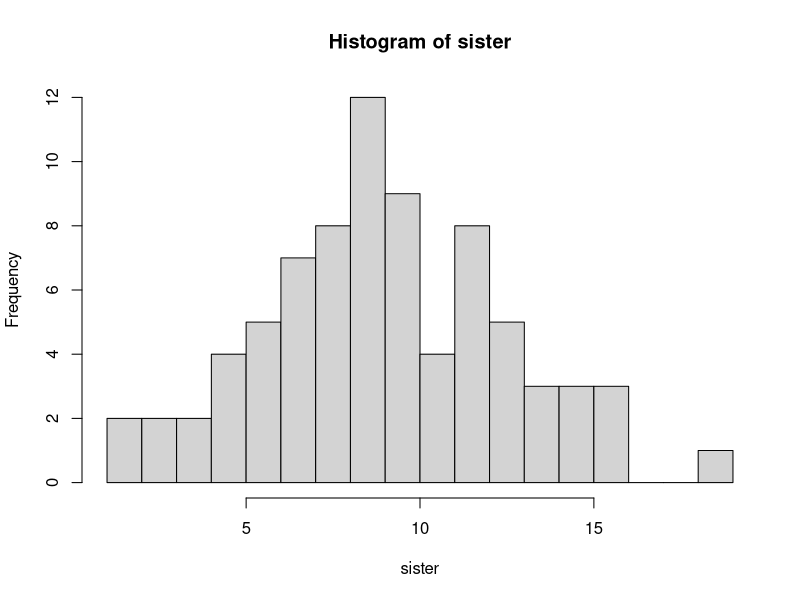
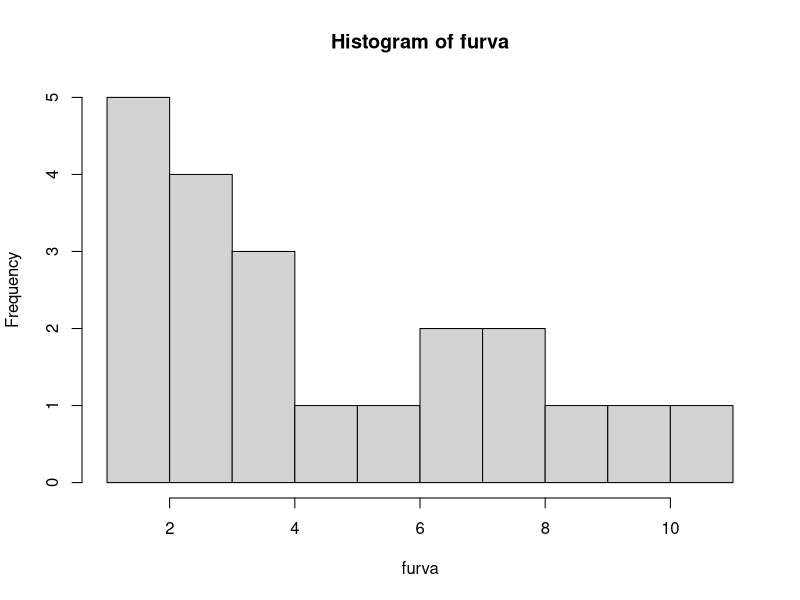
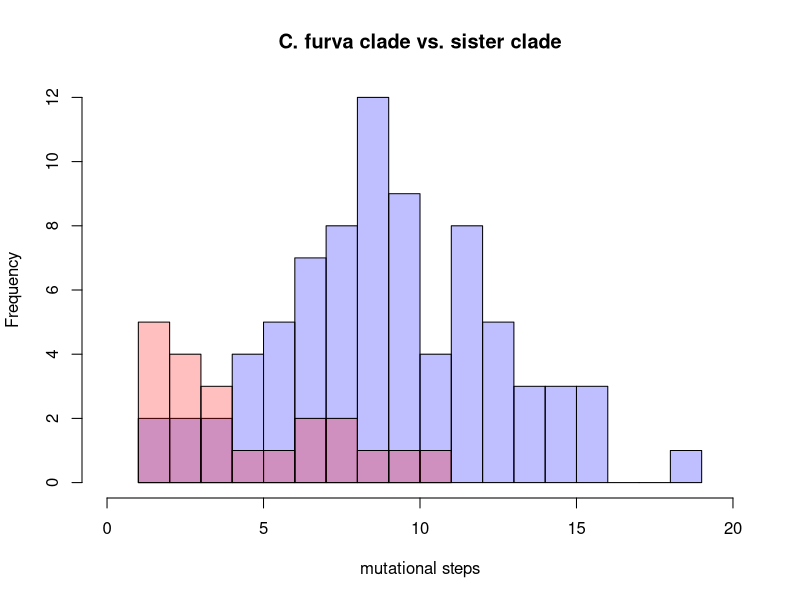
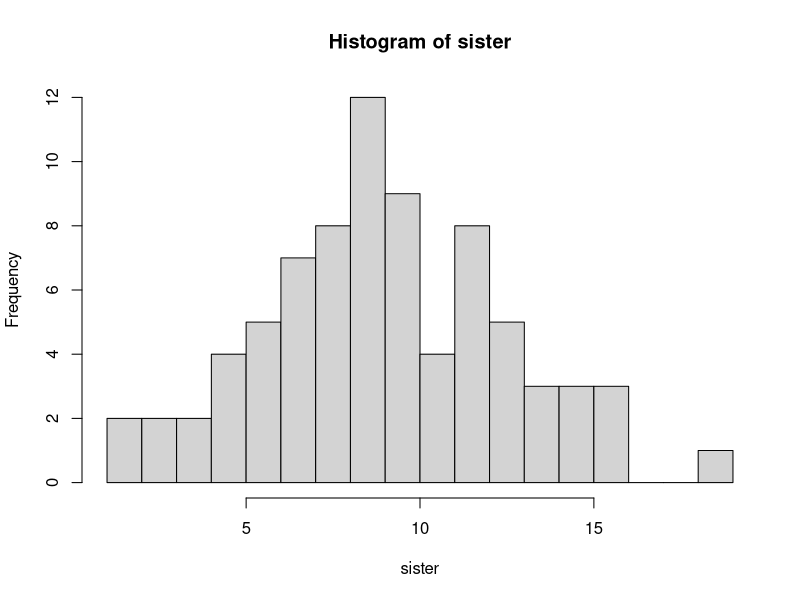
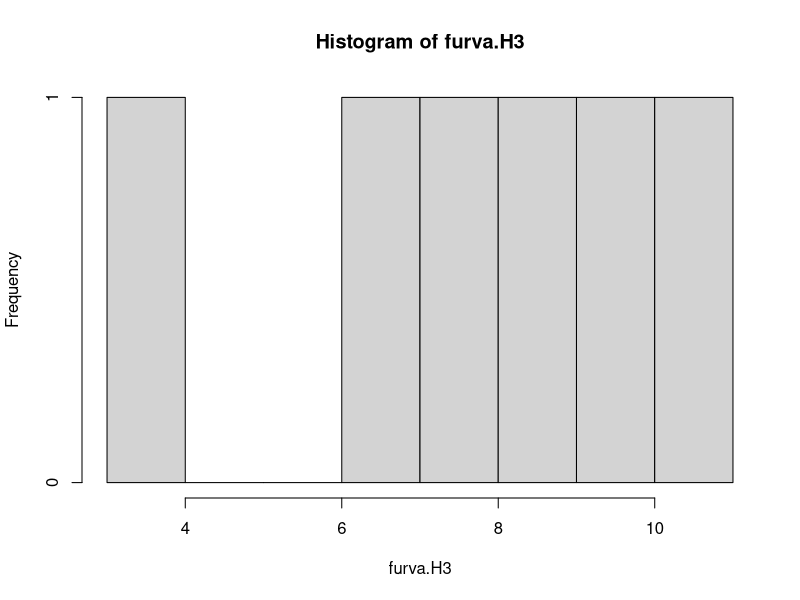
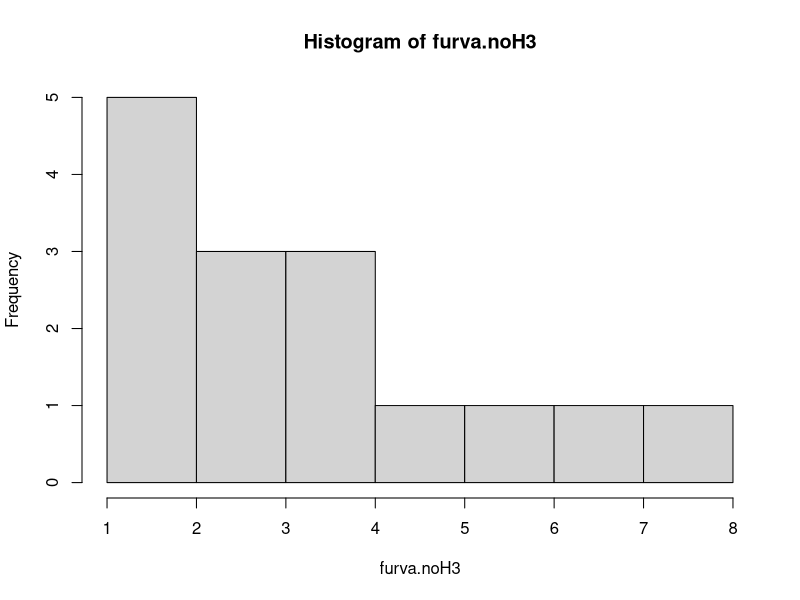
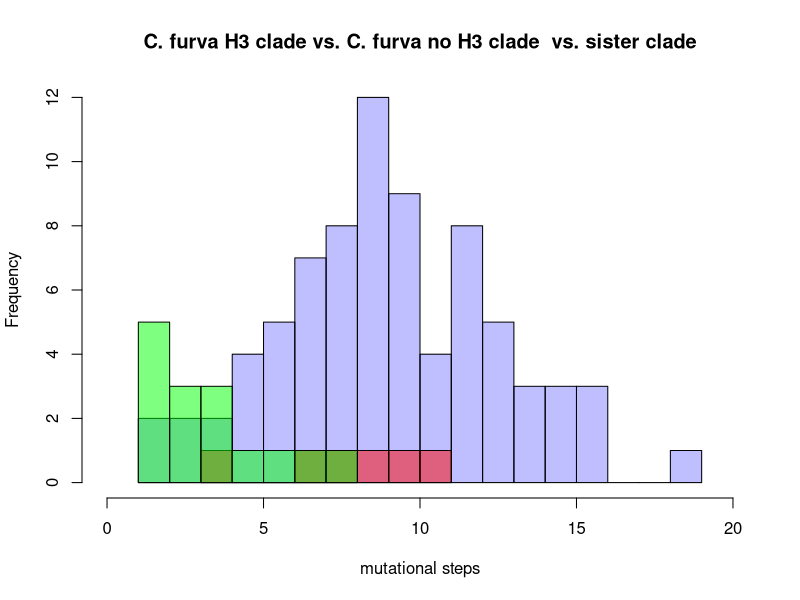
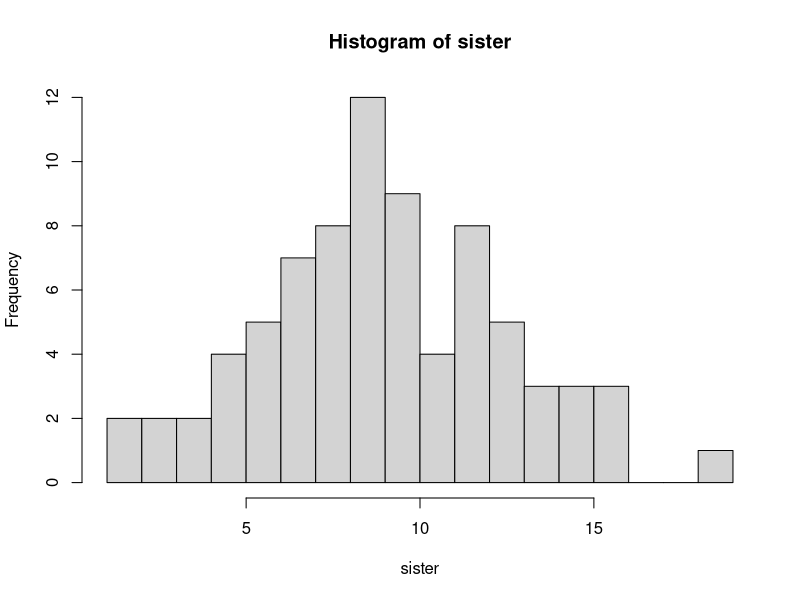

Generate these figures, in order, with R:
## ---- chunk 1
#Mutational between haplotypes in the C. furva's sister clade
sister<-c(10,12,9,14,15,12,10,9,16,16,19,15,4,3,6,7,5,6,1,8,8,11,7,5,8,9,7,8,3,10,10,13,9,7,8,6,7,2,9,9,12,8,9,9,10,5,12,12,15,9,10,11,6,13,13,16,12,9,4,11,11,14,10,5,12,12,14,10,7,7,10,6,8,13,9,13,9,8)

#Mutational between haplotypes in the C. furva
furva<-c(2,8,3,1,1,5,10,1,3,3,7,11,7,9,3,4,4,8,2,4,6)
## ---- chunk 2
set.seed(42)
p1 <- hist(sister, breaks = 19)                     # centered at 4
p2 <- hist(furva, breaks = 11)                     # centered at 6
plot( p1, col=rgb(0,0,1,1/4), xlim=c(0,20), main = "C. furva clade vs. sister clade", xlab = "mutational steps")  # first histogram
plot( p2, col=rgb(1,0,0,1/4), xlim=c(0,20), add=T)  # second
## ---- chunk 3

#mutational steps between C.furvaH3 and the rest
furva.H3<-c(8,10,11,7,9,3)

#mutational steps among haplotypes of C. furva excluding H3
furva.noH3<-c(2,3,1,1,5,1,3,3,7,4,4,8,2,4,6)

## ---- chunk 4
set.seed(42)
p1 <- hist(sister, breaks = 19)                     # centered at 4
p2 <- hist(furva.H3, breaks = 11)                     # centered at 6
p3 <- hist(furva.noH3, breaks = 8)
plot( p1, col=rgb(0,0,1,1/4), xlim=c(0,20), main = "C. furva H3 clade vs. C. furva no H3 clade  vs. sister clade", xlab = "mutational steps")  # first histogram
plot( p2, col=rgb(1,0,0,2/4), xlim=c(0,20), add=T)  # second
plot( p3, col=rgb(0,1,0,2/4), xlim=c(0,20), add=T)  # second
## ---- chunk 5

#mutational steps among lineages
furva.among <- c(4,5,6,7,7,8,8,9,10,11)

#mutational steps within lineages
furva.within<-c(2,3,1,1,1,3,3,4,4,2,3)

## ---- chunk 6
set.seed(42)
p1 <- hist(sister, breaks = 19)                     # centered at 4
p2 <- hist(furva.among, breaks = 7)                     # centered at 6
p3 <- hist(furva.within, breaks = 4)
plot( p1, col=rgb(0,0,1,1/4), xlim=c(0,20), main = "C. furva among clade vs. C. furva witin  vs. sister clade", xlab = "mutational steps")  # first histogram
plot( p2, col=rgb(1,0,0,2/4), xlim=c(0,20), add=T)  # second
plot( p3, col=rgb(0,1,0,2/4), xlim=c(0,20), add=T)  # second
